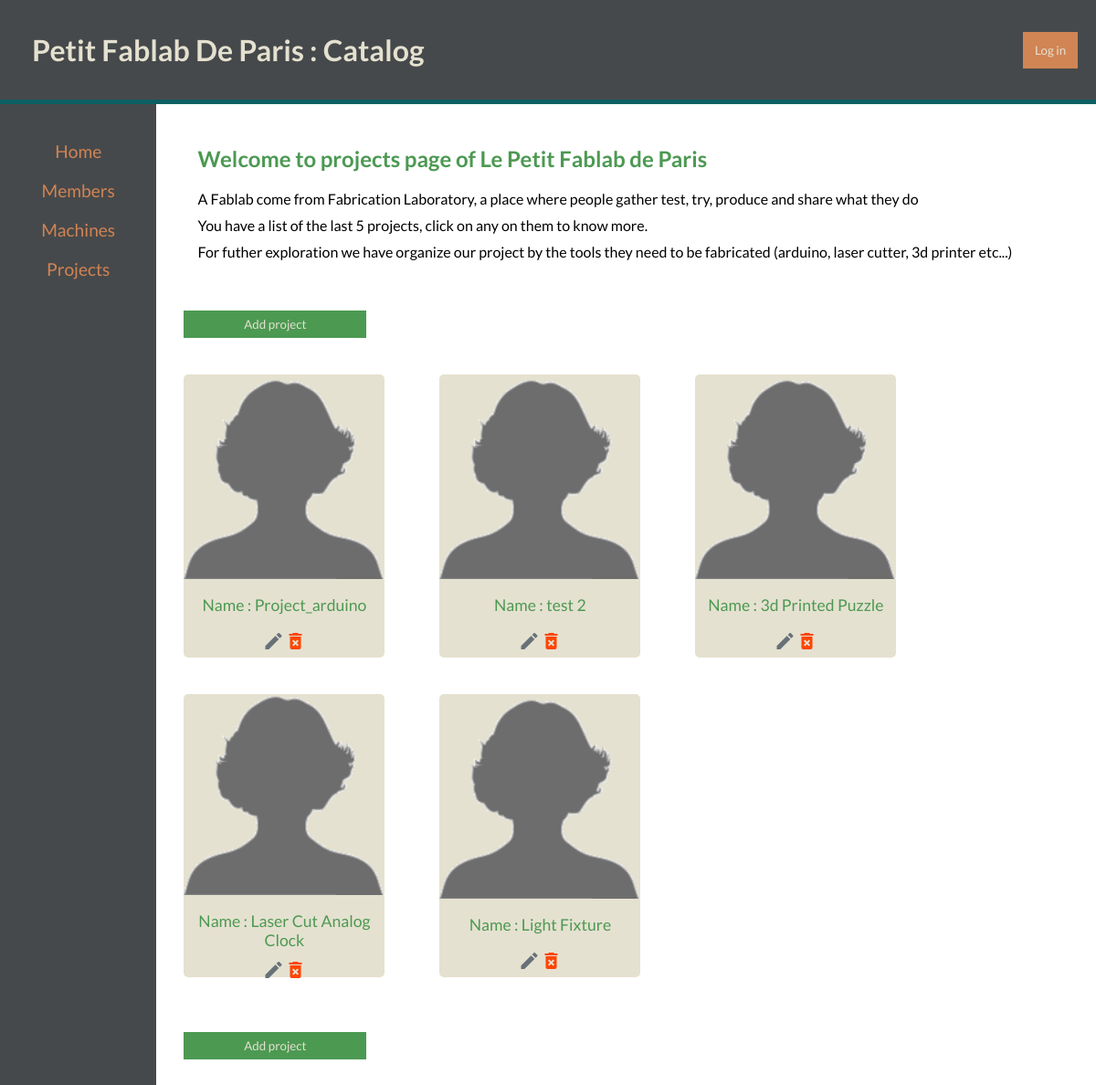
Screenshot of /catalog/projects/ with the database file from the repository.
### setup_database.py (models this page shows)
class Project(Base):
    __tablename__ = 'project'
    id = Column(Integer, primary_key=True)
    name = Column(String(250))
    description = Column(String(450))
    picture = Column(String(250), default="blank_project.gif")
    source = Column(String(850))
    end_date = Column(String(10)) #DD/MM/YY
    member_id = Column(Integer, ForeignKey('member.id'))
    member = relationship(Member)

### catalog.py (the view)
@app.route('/catalog/projects/')
def show_projects():
    session = DBSession()
    projects = session.query(Project).order_by(desc(Project.id)).limit(5)
    session.close()
    return render_template('projects.html', projects=projects)

### templates/projects.html (shortened to what this page needs)
{% extends "main.html" %}
{% block content %}
<div class="wrapper">
  <h2>Welcome to projects page of Le Petit Fablab de Paris</h2>
  <p>A Fablab come from Fabrication Laboratory, a place where people gather test, try, produce and share what they do</p>
  <p>You have a list of the last 5 projects, click on any on them to know more. </p>
  <p>For futher exploration we have organize our project by the tools they need to be fabricated (arduino, laser cutter, 3d printer etc...)</p>
</div>
<div class="btn__wrapper">
  <a href="{{url_for('new_project')}}">
    <button class="btn__new-project" id="new-project">
      Add project
    </button>
  </a>
</div>
<div class="content__container">
  {% for project in projects %}
    <a href="{{url_for('show_project', project_id = project.id)}}">
      <div class="card">
        <img class="card__picture" src="{{ url_for('static', filename='project/'+project.picture)}}">
          <div class="card__primary_element">
          Name : {{project.name}}
          </div>
        <div class="btn__container">
          <div class='btn__edit'>
            <a href = "{{ url_for('edit_project', project_id = project.id )}}"> <i class='material-icons' style='color:#667278';>edit</i></a>
          </div>
          <div class='btn__delete'>
            <a  href = "{{ url_for('delete_project', project_id = project.id )}}"> <i class='material-icons' style='color:orangered';>delete_forever</i></a>
          </div>
        </div>
      </div>
    </a>
  {% endfor %}
</div>
<div class="btn__wrapper">
  <a href="{{url_for('new_project')}}">
    <button class="btn__new-project" id="new-project">
      Add project
    </button>
  </a>
</div>
{% endblock %}

### static/styles.css (style rules this page uses)
* { margin:0px; padding:0px; font-family:'Lato', sans-serif; }
html { height:100%; }
body { position:absolute; width:100%; height:100%; }
a { color:inherit; text-decoration:none; }
.wrapper { margin : 10px 30px; padding:15px; }
.content__container { display:flex; flex-direction: row; flex-wrap: wrap; justify-content: flex-start; }
.content h2 { margin:20px 0px; color:#4C9952; }
.content p { margin:10px 0px; }
.btn__wrapper { display:block; text-align: left; margin:30px; }
.btn__new-project { text-align: center; text-decoration: none; border: none; width:200px; height:30px; background-color:#4C9952; color:#E5E1D0; }
.card { display:flex; flex-direction: column; justify-content: space-around; align-items: stretch; width:220px; height:310px; text-align:center; margin:10px 30px 30px 30px; border-radius:5px; background-color:#E5E1D0; }
.card__primary_element { padding:10px; margin:0px auto; color:#4C9952; font-size: 1.1rem; }
.card__picture { width:100%; height:auto; margin-bottom:5px; }
.btn__container { display:flex; flex-direction: row; flex-wrap: wrap; align-items: center; justify-content: center; }

### rows the page displays
Project: picture (placeholder picture), name "Project_arduino"
Project: picture (placeholder picture), name "test 2"
Project: picture (placeholder picture), name "3d Printed Puzzle"
Project: picture (placeholder picture), name "Laser Cut Analog Clock"
Project: picture (placeholder picture), name "Light Fixture"
